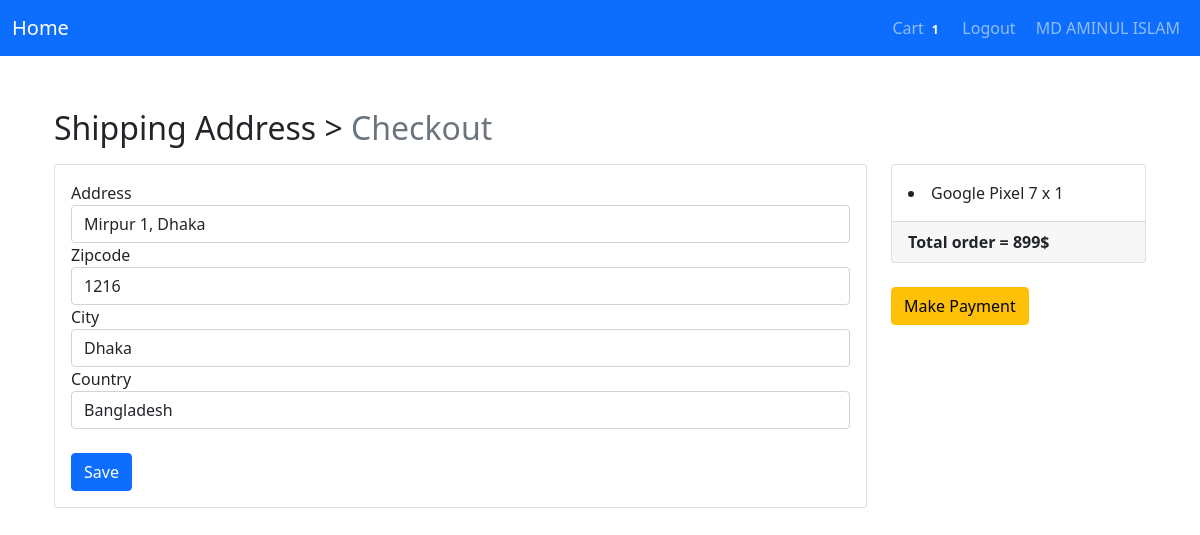
Before: /payment/checkout/ (signed in) with the older database file.
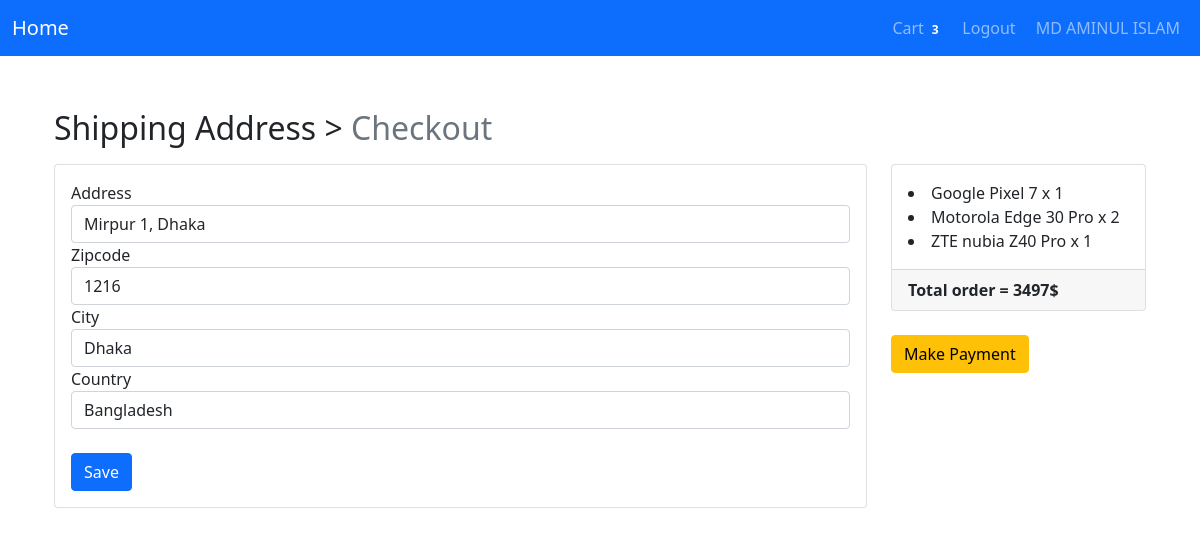
After: the same page with the newer database file.
### Login/models.py (models this page shows, shortened)
class User(AbstractBaseUser, PermissionsMixin):
    email = models.EmailField(unique=True, null=False)
    is_staff = models.BooleanField(
        gettext_lazy('staff Status'),
        default = False,
        help_text = gettext_lazy('Designates whether the user can login this site')
    )
    is_active = models.BooleanField(
        gettext_lazy('active'),
        default = True,
        help_text = gettext_lazy('Designates whether this user should be treated as active. Unselect this instead of deleting accounts')
    )
    USERNAME_FIELD = 'email'
    object = MyUserManager()

class Profile(models.Model):
    user = models.OneToOneField(User, on_delete=models.CASCADE, related_name='profile')
    username = models.CharField(max_length=200, blank=True)
    full_name = models.CharField(max_length=250, blank=True)
    first_address = models.TextField(max_length=500, blank=True)
    city = models.CharField(max_length=50, blank=True)
    zip_code = models.CharField(max_length=20, blank=True)
    country = models.CharField(max_length=60, blank=True)
    phone = models.CharField(max_length=30, blank=True)
    joined_date = models.DateTimeField(auto_now_add=True)

### Order/models.py (models this page shows, shortened)
class CartToOrder(models.Model):
    orderitems = models.ManyToManyField(Cart)
    user = models.ForeignKey(settings.AUTH_USER_MODEL, on_delete=models.CASCADE)
    allready_ordered = models.BooleanField(default=False)
    order_time = models.DateTimeField(auto_now_add=True)
    payment_ID = models.CharField(max_length=264, blank=True, null=True)
    order_ID = models.CharField(max_length=264, blank=True, null=True)
    def get_totals(self):
        total = 0
        for orderitem in self.orderitems.all():
            total += float(orderitem.get_total())
        return total

class Cart(models.Model):
    user = models.ForeignKey(settings.AUTH_USER_MODEL, on_delete=models.CASCADE,  related_name="cart")
    item = models.ForeignKey(Product, on_delete=models.CASCADE)
    quantity = models.IntegerField(default=1)
    allready_purchased = models.BooleanField(default=False)
    cart_added = models.DateTimeField(auto_now_add=True)
    cart_updated = models.DateTimeField(auto_now=True)
    def get_total(self):
        total = self.item.price*self.quantity
        float_total = format(total, '0.2f')
        return float_total

### Shop/models.py (models this page shows, shortened)
class Product(models.Model):
    Product_image = models.ImageField(upload_to='Products')
    Product_name = models.CharField(max_length=250)
    Category = models.ForeignKey(Category, on_delete=models.CASCADE, related_name='category')
    sort_details = models.TextField(max_length=300, verbose_name='sort_details')
    full_details = models.TextField(max_length=3000, verbose_name='full_details')
    price = models.FloatField()
    old_price = models.FloatField(default=0.00)
    created_date = models.DateTimeField(auto_now_add=True)
    update_date = models.DateTimeField(auto_now=True)
    class Meta:
        ordering = ['-created_date']

### Payment/views.py (the view)
# urls.py: path('checkout/', views.checkout, name="checkout"),
@login_required
def checkout(request):
    saved_address = ShippingAddress.objects.get_or_create(user=request.user)
    saved_address = saved_address[0]
    form = ShippingForm(instance=saved_address)
    if request.method == "POST":
        form = ShippingForm(request.POST, instance=saved_address)
        if form.is_valid():
            form.save()
            form = ShippingForm(instance=saved_address)
            messages.info(request, "Your Address in saved!")
    order_qs = CartToOrder.objects.filter(user=request.user, allready_ordered=False)
    order_items = order_qs[0].orderitems.all()
    order_total = order_qs[0].get_totals()
    return render(request, 'Payment/checkout.html', context={"form":form, "order_items":order_items, "order_total":order_total, "saved_address":saved_address})

### Payment/forms.py
class ShippingForm(forms.ModelForm):
    class Meta:
        model = ShippingAddress
        fields = ['address', 'zipcode', 'city', 'country']

### Order/templatetags/cart_tag.py (called while the page is built)
@register.filter
def cart_total(user):
    order = CartToOrder.objects.filter(user=user, allready_ordered=False)
    if order.exists():
        return order[0].orderitems.count()
    else:
        return 0

### Payment/models.py (called while the page is built)
    def is_fully_filled(self):
        field_names = [f.name for f in self._meta.get_fields()]
        for field_name in field_names:
            value = getattr(self, field_name)
            if value is None or value=='':
                return False
        return True

### templates/payment/checkout.html (shortened to what this page needs)
{% extends 'base.html' %}
{% load crispy_forms_tags %}
{% block body %}
<div class="container mt-5">
  <h2 class="mb-3">
    Shipping Address > <span class="text-muted">Checkout</span>
  </h2>
  <div class="row">
    <div class="col-md-9">
      <div class="card mb-5" style="height: auto">
        <div class="card-body">
          <form method="POST">
            {{form|crispy}}
            <br>
            <button type="submit" class="btn btn-primary float-right">Save</button>
          </form>
        </div>
      </div>
    </div>
    <div class="col-md-3">
      <div class="card" style="height:auto">
        <div class="card-body">
          <div class="list-group list-group-flush">
            {% for order_item in order_items %}
              <li clas="list-group-item">{{order_item.item.Product_name}} x {{order_item.quantity}}</li>
            {% endfor %}
          </div>
        </div>
        <div class="card-footer">
          <span class="float-left"><b>Total order = </b></span>
          <span class="float-right"><b>{{order_total|floatformat}}$</b></span>
        </div>
      </div>
      <br>
      {% if saved_address.is_fully_filled %}
        <a href="{% url 'Payment:payment' %}" class="btn btn-warning btn-md">Make Payment</a>
      {% else %}
        <div class="aler alert-info">
          <p>Fill up all information to make payment!</p>
        </div>
      {% endif %}
    </div>
  </div>
</div>
{% endblock %}

### templates/navmenu.html (shortened to what this page needs)
{% load cart_tag %}
<nav class="navbar navbar-expand-lg navbar-dark bg-primary">
  <div class="container-fluid">
    <a class="navbar-brand" href="/">Home</a>
    <ul class="nav navbar-nav navbar-right">
      {% if user.is_authenticated %}
      <li class="nav-item">
        <a class="nav-link" href="{% url 'Order:cart' %}">Cart<span class="badge badge-light">{{ request.user | cart_total}}</span></a>
      </li>
        <a class="nav-link" href="{% url 'Login:signout' %}">Logout</a>
        <li class="nav-item">
      <a class="nav-link" href="{% url 'Login:profile' %}"><img class="rounded-circle" width="30px" src="" alt=""> {{user.profile.full_name}}</a>
      </li>
      {% endif %}
    </ul>
  </div>
</nav>

Changed rows visible on the page:
computed for User "MD AMINUL ISLAM": user|cart_total "1" → "3"
added Cart: item.Product_name "Motorola Edge 30 Pro", quantity "2"
added Cart: item.Product_name "ZTE nubia Z40 Pro", quantity "1"
Other visible differences:
{{ order_total|floatformat }}: "899" → "3497"
